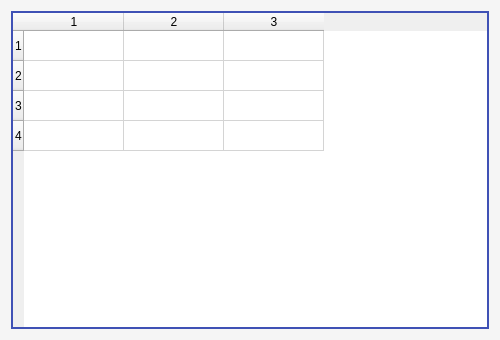
<?xml version="1.0" encoding="UTF-8"?>
<ui version="4.0"><class>Dialog</class><widget class="QDialog" name="Dialog"><property name="geometry"><rect><x>0</x><y>0</y><width>500</width><height>340</height></rect></property><property name="windowTitle"><string>QSS table</string></property><property name="styleSheet"><string>
QDialog { background-color: #f5f5f5; }
QTableWidget { background-color: #ffffff; border: 2px solid #3f51b5; }
</string></property><layout class="QVBoxLayout" name="verticalLayout"><property name="leftMargin"><number>11</number></property><property name="topMargin"><number>11</number></property><property name="rightMargin"><number>11</number></property><property name="bottomMargin"><number>11</number></property><property name="spacing"><number>6</number></property><item><widget class="QTableWidget" name="table"><property name="rowCount"><number>4</number></property><property name="columnCount"><number>3</number></property></widget></item></layout></widget></ui>
